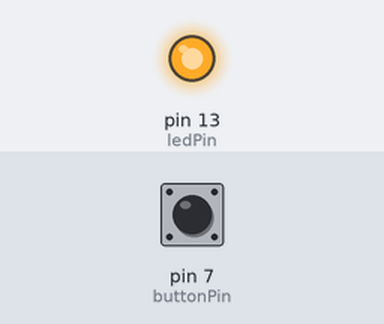
Simulated run of this sketch. Board: Arduino Mega 2560, built with avr-gcc and run on an emulated ATmega2560. Parts: output pins drawn as LEDs (lit = HIGH). The inputs (shaded band) are chosen by the test bench; at power-on: pin 7 (buttonPin) LOW. What the sketch prints to the serial monitor is not drawn.

Above: at 1.2 s.
1.3 s: pin 7 (buttonPin) pulled HIGH for 0.15 s
At 2.0 s:
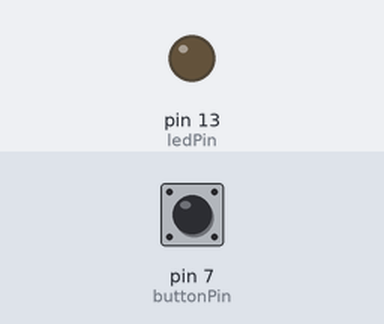
2.9 s: pin 7 (buttonPin) pulled HIGH for 1 s
At 4.3 s:
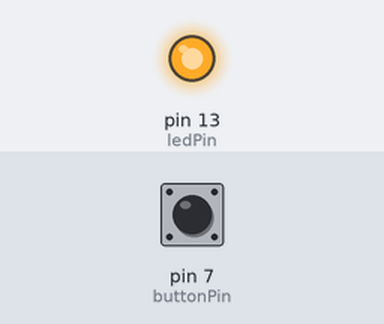
5.4 s: pin 7 (buttonPin) pulled HIGH for 3.2 s
At 6.3 s:
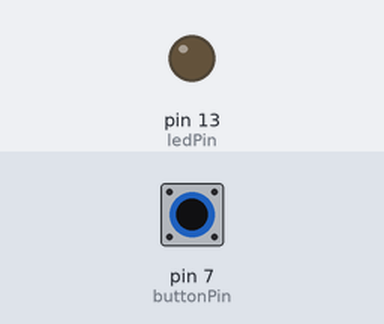
Timing chart, 0 to 8.4 s (numbered marks = the images above; inputs shaded):
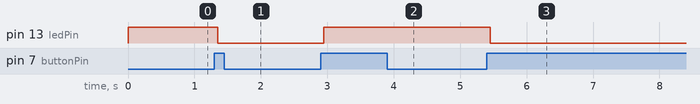

Measured:
- after the input at 1.3 s, pin 13 (ledPin): HIGH → LOW after 0.05 s
- after the input at 2.9 s, pin 13 (ledPin): LOW → HIGH after 0.05 s
- after the input at 5.4 s, pin 13 (ledPin): HIGH → LOW after 0.05 s

The sketch:

kaoriXBEE_transmitter.ino
```cpp
//#include <SoftwareSerial.h> //for setting pins 2 and 3 on the arduino to act as TX and RX
//#include <XBee.h>
#define XBee Serial1

const int buttonPin = 7;
const int ledPin = 13;      // the number of the LED pin

//Variables will change
int ledState = HIGH;         // the current state of the output pin
int buttonState;             // the current reading from the input pin
int lastButtonState = LOW;   // the previous reading from the input pin

// the following variables are unsigned longs because the time, measured in
// milliseconds, will quickly become a bigger number than can be stored in an int.
unsigned long lastDebounceTime = 0;  // the last time the output pin was toggled
unsigned long debounceDelay = 50;    // the debounce time; increase if the output flickers

//XBEE PIN INITIALIZATION
//Xbee's DOUT (TX) is connected to pin 2 (Arduinos Software RX)
//Xbee's DIN (RX) is conected to pin 3 (Arduino's Software TX)
//SoftwareSerial XBee(2,3); //RX, TX)


void setup() {
pinMode(buttonPin, INPUT);
pinMode(ledPin, OUTPUT);
Serial.begin(115200);
XBee.begin(115200);

  // set initial LED state
 digitalWrite(ledPin, ledState);

}

void loop() {
// read the state of the switch into a local variable:
  int reading = digitalRead(buttonPin);

  // check to see if you just pressed the button
  // (i.e. the input went from LOW to HIGH), and you've waited long enough
  // since the last press to ignore any noise:

  // If the switch changed, due to noise or pressing:
  if (reading != lastButtonState) {
    // reset the debouncing timer
    lastDebounceTime = millis();
  }

  if ((millis() - lastDebounceTime) > debounceDelay) {
    // whatever the reading is at, it's been there for longer than the debounce
    // delay, so take it as the actual current state:

    // if the button state has changed:
    if (reading != buttonState) {
      buttonState = reading;

      // only toggle the LED if the new button state is HIGH
      if (buttonState == HIGH) {
        ledState = !ledState;
      }
    }
  }

  // set the LED:
digitalWrite(ledPin, ledState);

XBee.write(ledState);
Serial.println(ledState);

  // save the reading. Next time through the loop, it'll be the lastButtonState:
  lastButtonState = reading;
}
```
